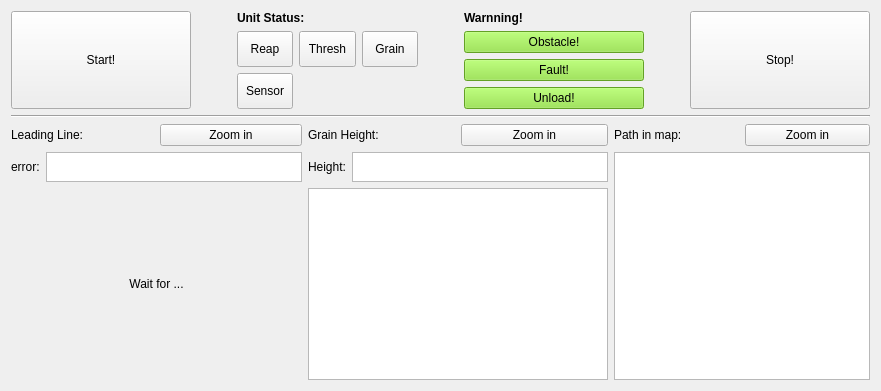
      <widget class="QWidget" name="MonitorTab">
       <attribute name="title">
        <string>Monitor</string>
       </attribute>
       <layout class="QVBoxLayout" name="verticalLayout_15">
        <item>
         <layout class="QHBoxLayout" name="horizontalLayout_16">
          <item>
           <widget class="QPushButton" name="pushButtonConnect">
            <property name="sizePolicy">
             <sizepolicy hsizetype="Minimum" vsizetype="Preferred">
              <horstretch>0</horstretch>
              <verstretch>0</verstretch>
             </sizepolicy>
            </property>
            <property name="text">
             <string>Start!</string>
            </property>
           </widget>
          </item>
          <item>
           <spacer name="horizontalSpacer_9">
            <property name="orientation">
             <enum>Qt::Horizontal</enum>
            </property>
            <property name="sizeType">
             <enum>QSizePolicy::Fixed</enum>
            </property>
            <property name="sizeHint" stdset="0">
             <size>
              <width>40</width>
              <height>20</height>
             </size>
            </property>
           </spacer>
          </item>
          <item>
           <layout class="QVBoxLayout" name="verticalLayout_13">
            <item>
             <widget class="QLabel" name="label_25">
              <property name="font">
               <font>
                <weight>75</weight>
                <bold>true</bold>
                <strikeout>false</strikeout>
               </font>
              </property>
              <property name="text">
               <string>Unit Status:</string>
              </property>
             </widget>
            </item>
            <item>
             <layout class="QGridLayout" name="gridLayout_2">
              <item row="1" column="0">
               <widget class="QToolButton" name="toolButton_4">
                <property name="sizePolicy">
                 <sizepolicy hsizetype="Preferred" vsizetype="Expanding">
                  <horstretch>0</horstretch>
                  <verstretch>0</verstretch>
                 </sizepolicy>
                </property>
                <property name="text">
                 <string>Sensor</string>
                </property>
               </widget>
              </item>
              <item row="0" column="0">
               <widget class="QToolButton" name="toolButton">
                <property name="sizePolicy">
                 <sizepolicy hsizetype="Preferred" vsizetype="Expanding">
                  <horstretch>0</horstretch>
                  <verstretch>0</verstretch>
                 </sizepolicy>
                </property>
                <property name="styleSheet">
                 <string notr="true"/>
                </property>
                <property name="text">
                 <string>Reap</string>
                </property>
               </widget>
              </item>
              <item row="0" column="1">
               <widget class="QToolButton" name="toolButton_2">
                <property name="sizePolicy">
                 <sizepolicy hsizetype="Preferred" vsizetype="Expanding">
                  <horstretch>0</horstretch>
                  <verstretch>0</verstretch>
                 </sizepolicy>
                </property>
                <property name="styleSheet">
                 <string notr="true"/>
                </property>
                <property name="text">
                 <string>Thresh</string>
                </property>
               </widget>
              </item>
              <item row="0" column="2">
               <widget class="QToolButton" name="toolButton_3">
                <property name="sizePolicy">
                 <sizepolicy hsizetype="Preferred" vsizetype="Expanding">
                  <horstretch>0</horstretch>
                  <verstretch>0</verstretch>
                 </sizepolicy>
                </property>
                <property name="styleSheet">
                 <string notr="true"/>
                </property>
                <property name="text">
                 <string>Grain</string>
                </property>
               </widget>
              </item>
             </layout>
            </item>
           </layout>
          </item>
          <item>
           <spacer name="horizontalSpacer_11">
            <property name="orientation">
             <enum>Qt::Horizontal</enum>
            </property>
            <property name="sizeType">
             <enum>QSizePolicy::Fixed</enum>
            </property>
            <property name="sizeHint" stdset="0">
             <size>
              <width>40</width>
              <height>20</height>
             </size>
            </property>
           </spacer>
          </item>
          <item>
           <layout class="QVBoxLayout" name="verticalLayout_14">
            <item>
             <widget class="QLabel" name="label_26">
              <property name="sizePolicy">
               <sizepolicy hsizetype="Preferred" vsizetype="Preferred">
                <horstretch>0</horstretch>
                <verstretch>0</verstretch>
               </sizepolicy>
              </property>
              <property name="font">
               <font>
                <weight>75</weight>
                <bold>true</bold>
               </font>
              </property>
              <property name="text">
               <string>Warnning!</string>
              </property>
             </widget>
            </item>
            <item>
             <widget class="QPushButton" name="pushButton_10">
              <property name="sizePolicy">
               <sizepolicy hsizetype="Minimum" vsizetype="Expanding">
                <horstretch>0</horstretch>
                <verstretch>0</verstretch>
               </sizepolicy>
              </property>
              <property name="styleSheet">
               <string notr="true">background-color: rgb(138, 226, 52);</string>
              </property>
              <property name="text">
               <string>Obstacle!</string>
              </property>
             </widget>
            </item>
            <item>
             <widget class="QPushButton" name="pushButton_11">
              <property name="sizePolicy">
               <sizepolicy hsizetype="Minimum" vsizetype="Expanding">
                <horstretch>0</horstretch>
                <verstretch>0</verstretch>
               </sizepolicy>
              </property>
              <property name="styleSheet">
               <string notr="true">background-color: rgb(138, 226, 52);</string>
              </property>
              <property name="text">
               <string>Fault!</string>
              </property>
             </widget>
            </item>
            <item>
             <widget class="QPushButton" name="pushButton_4">
              <property name="sizePolicy">
               <sizepolicy hsizetype="Minimum" vsizetype="Expanding">
                <horstretch>0</horstretch>
                <verstretch>0</verstretch>
               </sizepolicy>
              </property>
              <property name="styleSheet">
               <string notr="true">background-color: rgb(138, 226, 52);</string>
              </property>
              <property name="text">
               <string>Unload!</string>
              </property>
             </widget>
            </item>
           </layout>
          </item>
          <item>
           <spacer name="horizontalSpacer_10">
            <property name="orientation">
             <enum>Qt::Horizontal</enum>
            </property>
            <property name="sizeType">
             <enum>QSizePolicy::Fixed</enum>
            </property>
            <property name="sizeHint" stdset="0">
             <size>
              <width>40</width>
              <height>20</height>
             </size>
            </property>
           </spacer>
          </item>
          <item>
           <widget class="QPushButton" name="pushButton_9">
            <property name="sizePolicy">
             <sizepolicy hsizetype="Minimum" vsizetype="Expanding">
              <horstretch>0</horstretch>
              <verstretch>0</verstretch>
             </sizepolicy>
            </property>
            <property name="text">
             <string>Stop!</string>
            </property>
           </widget>
          </item>
         </layout>
        </item>
        <item>
         <widget class="Line" name="line">
          <property name="orientation">
           <enum>Qt::Horizontal</enum>
          </property>
         </widget>
        </item>
        <item>
         <layout class="QHBoxLayout" name="horizontalLayout_6">
          <item>
           <layout class="QVBoxLayout" name="verticalLayout_5">
            <item>
             <layout class="QHBoxLayout" name="horizontalLayout_5">
              <item>
               <widget class="QLabel" name="label_9">
                <property name="text">
                 <string>Leading Line:</string>
                </property>
               </widget>
              </item>
              <item>
               <widget class="QPushButton" name="pushButtonConnect1">
                <property name="text">
                 <string>Zoom in</string>
                </property>
               </widget>
              </item>
             </layout>
            </item>
            <item>
             <layout class="QHBoxLayout" name="horizontalLayout_10">
              <item>
               <widget class="QLabel" name="label_21">
                <property name="text">
                 <string>error:</string>
                </property>
               </widget>
              </item>
              <item>
               <widget class="QTextBrowser" name="textBrowser">
                <property name="sizePolicy">
                 <sizepolicy hsizetype="Expanding" vsizetype="Minimum">
                  <horstretch>0</horstretch>
                  <verstretch>20</verstretch>
                 </sizepolicy>
                </property>
                <property name="minimumSize">
                 <size>
                  <width>0</width>
                  <height>30</height>
                 </size>
                </property>
                <property name="maximumSize">
                 <size>
                  <width>16777215</width>
                  <height>30</height>
                 </size>
                </property>
               </widget>
              </item>
             </layout>
            </item>
            <item>
             <widget class="QLabel" name="label_camera">
              <property name="sizePolicy">
               <sizepolicy hsizetype="Expanding" vsizetype="Expanding">
                <horstretch>0</horstretch>
                <verstretch>0</verstretch>
               </sizepolicy>
              </property>
              <property name="text">
               <string>Wait for ...</string>
              </property>
              <property name="alignment">
               <set>Qt::AlignCenter</set>
              </property>
             </widget>
            </item>
           </layout>
          </item>
          <item>
           <layout class="QVBoxLayout" name="verticalLayout">
            <item>
             <layout class="QHBoxLayout" name="horizontalLayout_13">
              <item>
               <widget class="QLabel" name="label_10">
                <property name="text">
                 <string>Grain Height:</string>
                </property>
               </widget>
              </item>
              <item>
               <widget class="QPushButton" name="pushButton">
                <property name="text">
                 <string>Zoom in</string>
                </property>
               </widget>
              </item>
             </layout>
            </item>
            <item>
             <layout class="QHBoxLayout" name="horizontalLayout_7">
              <item>
               <widget class="QLabel" name="label_12">
                <property name="sizePolicy">
                 <sizepolicy hsizetype="Preferred" vsizetype="Minimum">
                  <horstretch>0</horstretch>
                  <verstretch>0</verstretch>
                 </sizepolicy>
                </property>
                <property name="minimumSize">
                 <size>
                  <width>0</width>
                  <height>20</height>
                 </size>
                </property>
                <property name="maximumSize">
                 <size>
                  <width>16777215</width>
                  <height>30</height>
                 </size>
                </property>
                <property name="text">
                 <string>Height:</string>
                </property>
               </widget>
              </item>
              <item>
               <widget class="QTextBrowser" name="leadingLine_param">
                <property name="sizePolicy">
                 <sizepolicy hsizetype="Expanding" vsizetype="Minimum">
                  <horstretch>0</horstretch>
                  <verstretch>20</verstretch>
                 </sizepolicy>
                </property>
                <property name="minimumSize">
                 <size>
                  <width>0</width>
                  <height>20</height>
                 </size>
                </property>
                <property name="maximumSize">
                 <size>
                  <width>16777215</width>
                  <height>30</height>
                 </size>
                </property>
               </widget>
              </item>
             </layout>
            </item>
            <item>
             <widget class="QGraphicsView" name="graphicsView_2"/>
            </item>
           </layout>
          </item>
          <item>
           <layout class="QVBoxLayout" name="verticalLayout_4">
            <item>
             <layout class="QHBoxLayout" name="horizontalLayout_14">
              <item>
               <widget class="QLabel" name="label_11">
                <property name="text">
                 <string>Path in map:</string>
                </property>
               </widget>
              </item>
              <item>
               <widget class="QPushButton" name="pushButton_6">
                <property name="text">
                 <string>Zoom in</string>
                </property>
               </widget>
              </item>
             </layout>
            </item>
            <item>
             <widget class="QGraphicsView" name="graphicsView_3"/>
            </item>
           </layout>
          </item>
         </layout>
        </item>
       </layout>
      </widget>
